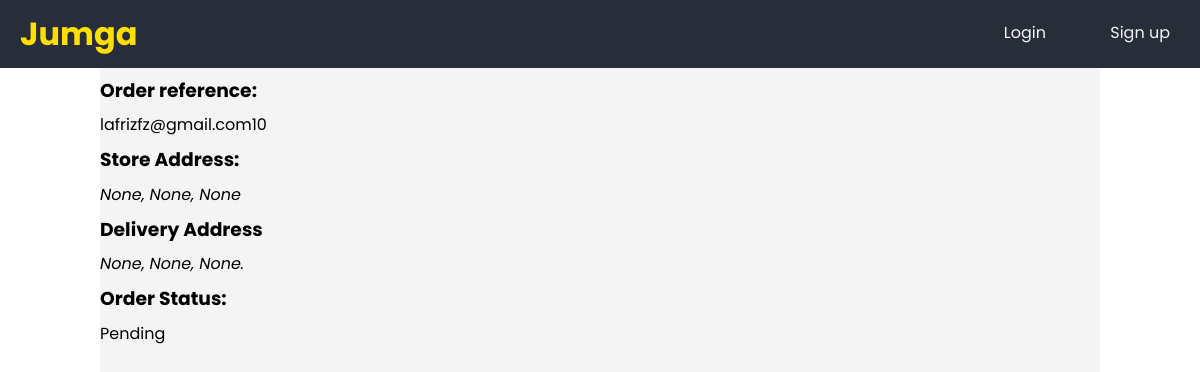
Before: /dispatch/rider/task/details/10/ with the older database file.
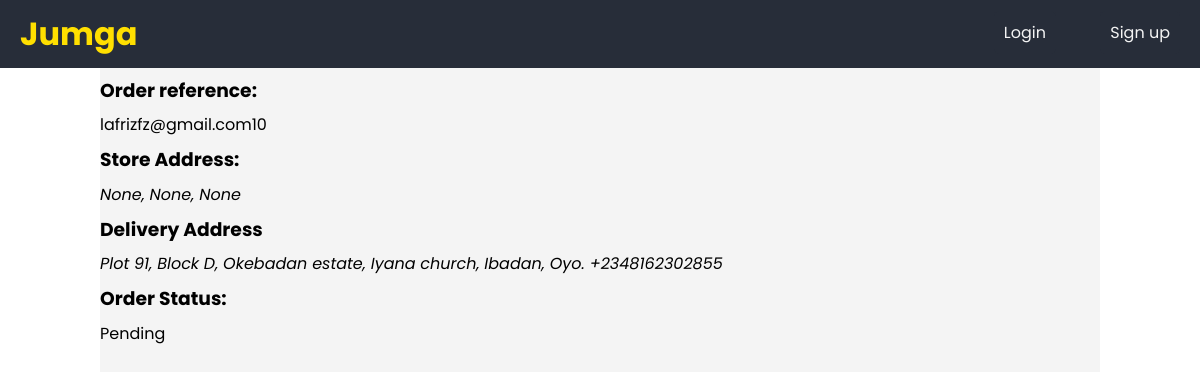
After: the same page with the newer database file.
### store/models.py (models this page shows, shortened)
class Order(models.Model):
	class StatusChoices(models.TextChoices):
		PENDING = 'PE', _('Pending')
		SORTING = 'SR', _('Sorting')
		SHIPMENT = 'SH', _('Shipping')
		DELIVERED = 'DE', _('Delivered')
	customer = models.ForeignKey(Customer, null=True, on_delete = models.SET_NULL)
	store = models.ForeignKey(Store, on_delete=models.CASCADE)
	completed = models.BooleanField(default = False, null = True, blank = True)
	transaction_id = models.CharField(max_length = 200, null = True, blank = True)
	shipping_fee = models.IntegerField(default=0)
	status = models.CharField(max_length = 2, choices = StatusChoices.choices, default=StatusChoices.PENDING)
	signed = models.BooleanField(default=False)
	@property
	def reference(self):
		return self.customer.__str__() + str(self.id)

class Store(models.Model):
	user = models.OneToOneField(User, on_delete=models.CASCADE)
	name = models.CharField(max_length=100)
	description = models.TextField()
	email = models.EmailField()
	phone_number = PhoneNumberField()
	address_line_1 = models.CharField(max_length=200, null=True)
	address_line_2 = models.CharField(max_length=200, null=True, blank=True)
	city = models.CharField(max_length=50, null=True)
	state = models.CharField(max_length=50, null=True)
	country = models.CharField(max_length=2, choices=CountryChoices.choices, default=CountryChoices.NIGERIA)
	currency = models.CharField(max_length=3, choices=CurrencyChoices.choices, default=CurrencyChoices.NIGEIRA)
	balance = models.IntegerField(default=0)
	is_active = models.BooleanField(default=False)
	has_rider = models.BooleanField(default=False)
	slug = AutoSlugField(populate_from='name')

### checkout/models.py (models this page shows)
class Address(models.Model):
    order = models.OneToOneField(Order, on_delete=models.CASCADE)
    first_name = models.CharField(max_length = 250, null = True)
    last_name = models.CharField(max_length = 250, null = True)
    email = models.EmailField(max_length = 250, null = True, blank = True)
    address_line_1 = models.CharField(max_length = 250, null = True)
    address_line_2 = models.CharField(max_length = 250, null = True, blank = True)
    city = models.CharField(max_length = 250, null = True)
    state = models.CharField(max_length = 250, null = True)
    country = models.CharField(max_length = 250, default = "Nigeria")
    postal_code = models.PositiveIntegerField(null = True)
    phone_number = PhoneNumberField()

### account/models.py (models this page shows, shortened)
class Customer(models.Model):
    user = models.OneToOneField(User, null=True, on_delete=models.CASCADE, related_name="customer")
    device_id = models.CharField(max_length=30, unique=True, null=True, blank=True)
    def __str__(self):
        if self.user:
            name = self.user.email
        else:
            name = self.device_id
        return str(name)

class User(AbstractBaseUser):
    email = models.EmailField(verbose_name="email", max_length=60, unique=True)
    first_name = models.CharField(max_length=100)
    last_name = models.CharField(max_length=100)
    profile_picture = models.ImageField()
    phone_number = PhoneNumberField()
    date_joined = models.DateTimeField(auto_now_add=True)
    last_login = models.DateTimeField(auto_now=True)
    is_admin = models.BooleanField(default=False)
    is_active = models.BooleanField(default=True)
    is_staff = models.BooleanField(default=False)
    is_superuser = models.BooleanField(default=False)
    USERNAME_FIELD = 'email'
    REQUIRED_FIELDS = ['first_name', 'last_name']
    object = MyAccountManager()

### dispatch/views.py (the view)
# urls.py: path('task/details/<int:pk>/', views.TaskDetailsView.as_view(), name="task_details"),
class TaskDetailsView(DetailView):
    model = Order
    template_name = "dispatch/taskDetails.html"

### templates/dispatch/taskDetails.html (shortened to what this page needs)
{% extends 'product/base.html' %}
{% block body %}
    <p><h3>Order reference: </h3> {{ order.reference }}</p>
    <h3>Store Address:</h3>
    <address>
        {{ order.store.address_line_1 }},
        {{ order.store.city }},
        {{ order.store.state }}
    </address>
    <h3>Delivery Address</h3>
    <address>
        {{ order.address.address_line_1 }},
        {{ order.address.city }},
        {{ order.address.state }}.
        {{ order.address.phone_number }}
    </address>
    <h3>Order Status:</h3>
    <p>{{ order.get_status_display }}</p>
{% endblock %}

Changed rows visible on the page:
changed Order "lafrizfz@gmail.com10": address.address_line_1 "None" → "Plot 91, Block D, Okebadan estate, Iyana church"; address.city "None" → "Ibadan"; address.state "None" → "Oyo"; address.phone_number (not shown) → "+2348162302855"
